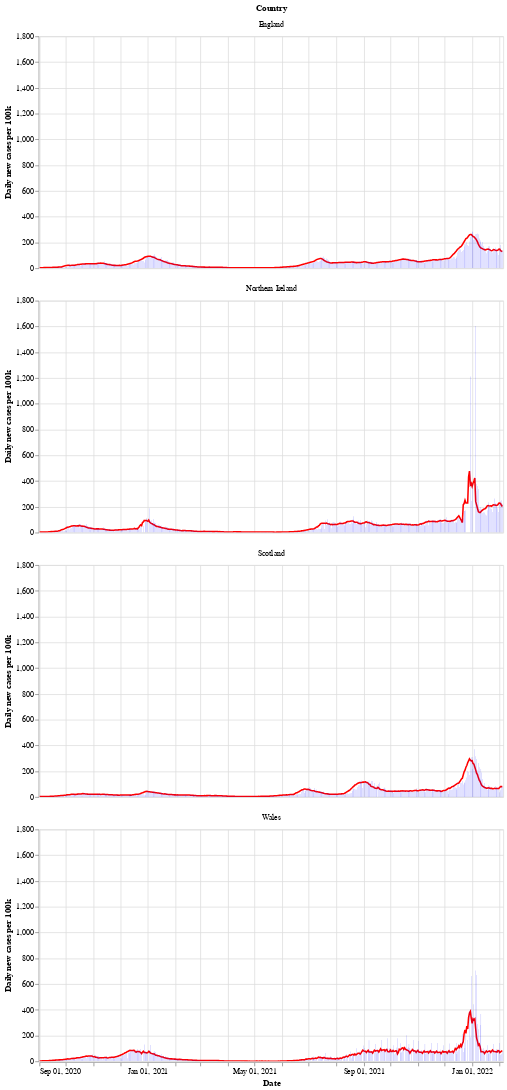

Notebook source saved alongside this figure:
### Markdown cell above
Next is a bar chart of the number of new cases in each country (per 100k population), with the 7 day moving average of cases. Again we see that Wales saw a longer period of raising and falling cases compared to the other countries.

After a period of cases falling, each nation is now seeing a rise in the number of cases - especially in Wales.

### Code cell
# collapse
bars = alt.Chart(uk_cases).mark_bar().encode(
    x=alt.X("yearmonthdate(date):T", axis=alt.Axis(title='Date')),
    y=alt.Y("newCasesRate:Q", axis=alt.Axis(title='Daily new cases per 100k')),
    tooltip='newCasesRate',
    color=alt.condition(
        alt.datum.dailyChange > 0,
        alt.value("orange"),  # The positive color
        alt.value("blue")  # The negative color
    )
).properties(title='New cases per 100k population with rolling 7 day average', width=600).interactive()
line = alt.Chart(uk_cases).mark_line(
    color='red',
    size=2,
).transform_window(
    rolling_mean='mean(newCasesRate)',
    frame=[0, 7],
    groupby=['areaName']
).encode(
    x='yearmonthdate(date):T',
    y='rolling_mean:Q'
)
alt.layer(line, bars, data=uk_cases).facet(alt.Row('areaName', title='Country'), columns=1)

### Figure 1 — Vega-Lite specification as saved in the notebook (floating-point values rounded to 4 significant figures; data arrays with more than 128 entries replaced by an {"elided": "..."} marker saying what was removed)
{"config": {"view": {"continuousWidth": 400, "continuousHeight": 300}}, "data": {"name": "data-407cfe6feb3304823865e425d6db282a"}, "facet": {"type": "nominal", "field": "areaName", "title": "Country"}, "spec": {"layer": [{"mark": {"type": "line", "color": "red", "size": 2}, "encoding": {"x": {"type": "temporal", "field": "date", "timeUnit": "yearmonthdate"}, "y": {"type": "quantitative", "field": "rolling_mean"}}, "transform": [{"window": [{"op": "mean", "field": "newCasesRate", "as": "rolling_mean"}], "frame": [0, 7], "groupby": ["areaName"]}]}, {"mark": "bar", "encoding": {"color": {"condition": {"value": "orange", "test": "(datum.dailyChange > 0)"}, "value": "blue"}, "tooltip": {"type": "quantitative", "field": "newCasesRate"}, "x": {"type": "temporal", "axis": {"title": "Date"}, "field": "date", "timeUnit": "yearmonthdate"}, "y": {"type": "quantitative", "axis": {"title": "Daily new cases per 100k"}, "field": "newCasesRate"}}, "selection": {"selector002": {"type": "interval", "bind": "scales", "encodings": ["x", "y"]}}, "title": "New cases per 100k population with rolling 7 day average", "width": 600}]}, "columns": 1, "$schema": "https://vega.github.io/schema/vega-lite/v4.8.1.json", "datasets": {"data-407cfe6feb3304823865e425d6db282a": {"elided": "2088 records"}}}
